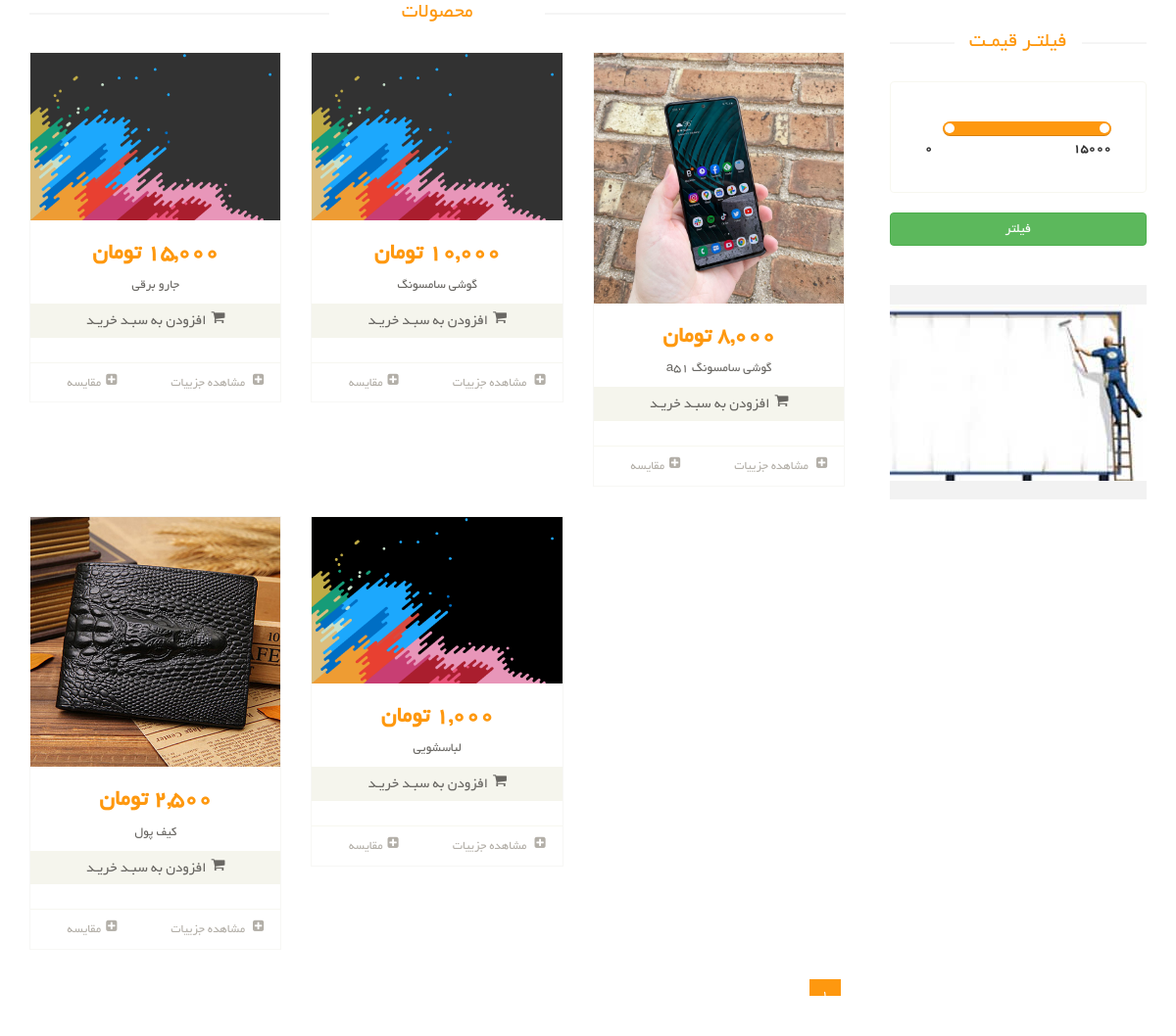
Before: /products/ with the older database file.
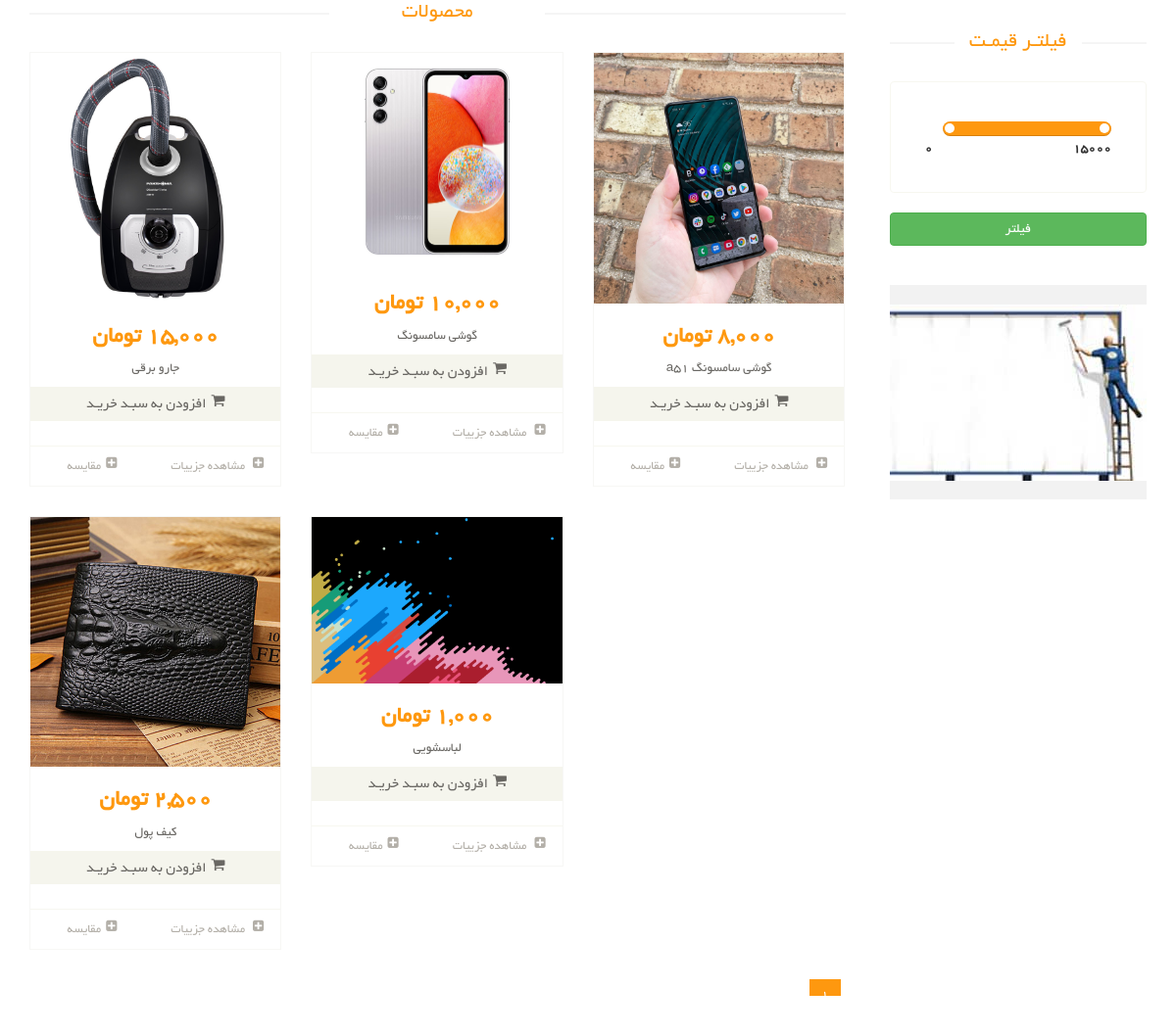
After: the same page with the newer database file.
### product_module/models.py (models this page shows, shortened)
class Product(models.Model):
    title = models.CharField(max_length=300, verbose_name='نام محصول')
    category = models.ManyToManyField(ProductCategory, related_name='product_categories', verbose_name='دسته بندی ها')
    image = models.ImageField(upload_to='images/products', null=True, blank=True, verbose_name='تصویر محصول')
    brand = models.ForeignKey(ProductBrand, on_delete=models.CASCADE, verbose_name='برند', null=True, blank=True)
    price = models.IntegerField(verbose_name='قیمت')
    short_description = models.CharField(max_length=360, db_index=True, null=True, verbose_name='توضیحات کوتاه')
    description = models.TextField(verbose_name='توضیحات اصلی', db_index=True)
    slug = models.SlugField(default="", null=False, db_index=True, blank=True, max_length=200, unique=True, verbose_name='عنوان در url')
    is_active = models.BooleanField(default=False, verbose_name='فعال / غیرفعال')
    is_delete = models.BooleanField(verbose_name='حذف شده / نشده')
    def get_absolute_url(self):
        return reverse('product-detail', args=[self.slug])
    class Meta:
        verbose_name = 'محصول'
        verbose_name_plural = 'محصولات'

### site_module/models.py (models this page shows, shortened)
class SiteBanner(models.Model):
    class SiteBannerPositions(models.TextChoices):
        product_list = 'product_list', 'صفحه لیست محصولات',
        product_detail = 'product_detail', 'صفحه ی جزییات محصولات',
        about_us = 'about_us', 'درباره ما'
    title = models.CharField(max_length=200, verbose_name='عنوان بنر')
    url = models.URLField(max_length=400, null=True, blank=True, verbose_name='آدرس بنر')
    image = models.ImageField(upload_to='images/banners', verbose_name='تصویر بنر')
    is_active = models.BooleanField(verbose_name='فعال / غیرفعال')
    position = models.CharField(max_length=200, choices=SiteBannerPositions.choices, verbose_name='جایگاه نمایشی')
    class Meta:
        verbose_name = 'بنر تبلیغاتی'
        verbose_name_plural = 'بنرهای تبلیغاتی'

### product_module/views.py (the view)
# urls.py: path('', views.ProductListView.as_view(), name='product-list'),
class ProductListView(ListView):
    template_name = 'product_module/product_list.html'
    model = Product
    context_object_name = 'products'
    ordering = ['-price']
    paginate_by = 6
    def get_context_data(self, *, object_list=None, **kwargs):
        context = super(ProductListView, self).get_context_data()
        query = Product.objects.all()
        product: Product = query.order_by('-price').first()
        db_max_price = product.price if product is not None else 0
        context['db_max_price'] = db_max_price
        context['start_price'] = self.request.GET.get('start_price') or 0
        context['end_price'] = self.request.GET.get('end_price') or db_max_price
        context['banners'] = SiteBanner.objects.filter(is_active=True, position__iexact=SiteBanner.SiteBannerPositions.product_list)
        return context
    def get_queryset(self):
        query = super(ProductListView, self).get_queryset()
        category_name = self.kwargs.get('cat')
        brand_name = self.kwargs.get('brand')
        request: HttpRequest = self.request
        start_price = request.GET.get('start_price')
        end_price = request.GET.get('end_price')
        if start_price is not None:
            query = query.filter(price__gte=start_price)
        if end_price is not None:
            query = query.filter(price__lte=end_price)
        if brand_name is not None:
            query = query.filter(brand__url_title__iexact=brand_name)
        if category_name is not None:
            query = query.filter(category__url_title__iexact=category_name)
        return query

### polls/templatetags/poll_extras.py (called while the page is built)
@register.filter(name='three_digits_currency')
def three_digits_currency(value: int):
    return '{:,}'.format(value) + ' تومان'

### product_module/templates/product_module/product_list.html (shortened to what this page needs)
{% extends 'shared/_layout.html' %}
{% load thumbnail %}
{% load render_partial %}
{% block content %}
    <section>
        <div class="container">
            <div class="row">
                <div class="col-sm-9 padding-right">
                    {% if products %}
                        <div class="features_items">
                            <h2 class="title text-center">محصولات</h2>
                            {% for product in products %}
                                {% include 'includes/product_item_partial.html' with product=product col_size=4 %}
                            {% endfor %}
                            <div class="clearfix"></div>
                            <ul class="pagination">
                                {% for pageNumber in paginator.page_range %}
                                    <li class="{% if page_obj.number == pageNumber %} active {% endif %}">
                                        <a class="cursor-pointer"
                                           onclick="fillPage({{ pageNumber }})">{{ pageNumber }}</a>
                                    </li>
                                {% endfor %}
                            </ul>
                        </div>
                    {% else %}
                        <div class="alert alert-warning">
                            <p>هیچ محصولی یافت نشد</p>
                        </div>
                    {% endif %}
                </div>
                <div class="col-sm-3">
                    <div class="left-sidebar">
                        <div class="price-range">
                            <h2>فیلتـر قیمـت</h2>
                            <div class="well">
                                <br/>
                                <b>{{ db_max_price }}</b> <b class="pull-left">0</b>
                            </div>
                        </div>
                        <div>
                            <button class="btn btn-success btn-block" onclick="filterProducts()">فیلتر</button>
                        </div>
                        <div class="shipping text-center">
                            {% for banner in banners %}
                                <a href="{{ banner.url }}">
                                    <img src="{{ banner.image.url }}" alt="">
                                </a>
                            {% endfor %}
                            <br>
                            <br>
                        </div>
                    </div>
                </div>
            </div>
        </div>
    </section>
{% endblock %}

### templates/shared/_layout.html (shortened to what this page needs)
{% load render_partial %}
<!DOCTYPE html>
<html lang="en">
<head>
    {% include 'shared/header_references.html' %}
</head>
<body>
{% block content %}{% endblock %}
</body>
</html>

### templates/shared/header_references.html (shortened to what this page needs)
<link href="/static/css/bootstrap.min.css" rel="stylesheet">
<link href="/static/css/font-awesome.min.css" rel="stylesheet">
<link href="/static/css/prettyPhoto.css" rel="stylesheet">
<link href="/static/css/price-range.css" rel="stylesheet">
<link href="/static/css/animate.css" rel="stylesheet">
<link href="/static/css/main.css" rel="stylesheet">
<link href="/static/css/responsive.css" rel="stylesheet">
<link href="/static/css/custom.css" rel="stylesheet">

### product_module/templates/includes/product_item_partial.html (shortened to what this page needs)
{% load thumbnail %}
{% load poll_extras %}
<div class="col-sm-{{ col_size }}">
    <div class="product-image-wrapper">
        <div class="single-products">
            <div class="productinfo text-center">
                {% if product.image %}
                    {% thumbnail product.image "268x250" quality=90 crop='center' as im %}
                        <img src="{{ im.url }}">
                    {% endthumbnail %}
                {% else %}
                    <img src="/static/images/shop/product.jpg" alt="">
                {% endif %}
                <h2>{{ product.price|three_digits_currency }}</h2>
                <p>{{ product.title }}</p>
                <a href="#" class="btn btn-default add-to-cart"><i
                        class="fa fa-shopping-cart"></i>افزودن به سبـد خریـد</a>
            </div>
            <div class="product-overlay">
                <div class="overlay-content">
                </div>
            </div>
        </div>
        <div class="choose">
            <ul class="nav nav-pills nav-justified">
                <li>
                    <a href="{{ product.get_absolute_url }}">
                        <i class="fa fa-plus-square"></i>
                        مشاهده جزییات
                    </a>
                </li>
                <li>
                    <a href=""><i class="fa fa-plus-square"></i>مقایسه</a>
                </li>
            </ul>
        </div>
    </div>
</div>

### static/css/main.css (style rules this page uses)
body { font-family: 'BYekan'; font-size: 10pt; position: relative; font-weight: normal; direction: rtl; }
ul li { list-style: none; }
a { -webkit-transition: 300ms; -moz-transition: 300ms; -o-transition: 300ms; transition: 300ms; }
h1, h2, h3, h4, h5, h6 { font-family: 'BYekan', sans-serif; }
.left-sidebar h2, .brands_products h2 { color: #FE980F; font-family: 'BYekan', sans-serif; font-size: 16pt; font-weight: 400; margin: 0 0 30px auto; text-align: center; text-transform: uppercase; position: relative; z-index: 3; }
.left-sidebar h2:after, h2.title:after { content: " "; position: absolute; border: 1px solid #f5f5f5; bottom: 8px; right: 0; width: 100%; height: 0; z-index: -2; }
.left-sidebar h2:before { content: " "; position: absolute; background: #fff; bottom: -6px; width: 130px; height: 30px; z-index: -1; right: 50%; margin-right: -65px; }
h2.title:before { content: " "; position: absolute; background: #fff; bottom: -6px; width: 220px; height: 30px; z-index: -1; right: 50%; margin-right: -110px; }
.shipping { background-color: #F2F2F2; margin-top: 40px; overflow: hidden; padding-top: 20px; position: relative; }
.price-range { margin-top: 30px; }
.well { background-color: #FFFFFF; border: 1px solid #F7F7F0; border-radius: 4px; box-shadow: none; margin-bottom: 20px; min-height: 20px; padding: 35px; }
.padding-right { padding-left: 0; }
.features_items { overflow: hidden; }
h2.title { color: #FE980F; font-family: 'BYekan', sans-serif; font-size: 16pt; font-weight: 400; margin: 0 15px; text-transform: uppercase; margin-bottom: 30px; position: relative; }
.product-image-wrapper { border: 1px solid #F7F7F5; overflow: hidden; margin-bottom: 30px; }
.single-products { position: relative; }
.productinfo h2 { color: #FE980F; font-family: 'BYekan', sans-serif; font-size: 24px; font-weight: 700; }
.productinfo p { font-family: 'BYekan', sans-serif; font-size: 10pt; font-weight: 400; color: #696763; }
.productinfo img { width: 100%; }
.productinfo { position: relative; }
.product-overlay { background: #FE980F; top: 0; display: none; height: 0; position: absolute; transition: height 500ms ease 0s; width: 100%; display: block; }
.product-overlay .overlay-content { bottom: 0; position: absolute; bottom: 0; text-align: center; width: 100%; }
.add-to-cart { background: #F5F5ED; border: 0 none; border-radius: 0; color: #696763; font-family: 'BYekan', sans-serif; font-size: 15px; width: 100%; margin-bottom: 25px; }
.add-to-cart i { margin-left: 5px; }
.choose { border-top: 1px solid #F7F7F0; }
.choose ul li a { color: #B3AFA8; font-family: 'BYekan', sans-serif; font-size: 13px; padding-left: 0; padding-right: 0; }
.choose ul li a i { margin-left: 5px; }
.pagination { display: inline-block; margin-bottom: 25px; margin-top: 0; padding-right: 15px; }
.pagination li:first-child a, .pagination li:first-child span { border-bottom-left-radius: 0; border-top-left-radius: 0; margin-left: 0; }
.pagination li:last-child a, .pagination li:last-child span { border-bottom-right-radius: 0; border-top-right-radius: 0; }
.pagination .active a, .pagination .active span, .pagination .active a:hover, .pagination .active span:hover, .pagination .active a:focus, .pagination .active span:focus { background-color: #FE980F; border-color: #FE980F; color: #FFFFFF; cursor: default; z-index: 2; }
.pagination li a, .pagination li span { background-color: #f0f0e9; border: 0; float: left; line-height: 1.42857; margin-left: -1px; padding: 6px 12px; position: relative; text-decoration: none; margin-right: 5px; color: #000; }

### static/css/custom.css (style rules this page uses)
ul { padding-right: 0; }
.cursor-pointer { cursor: pointer !important; }

Changed rows visible on the page:
changed Product "15,000 تومان": image: a different picture
changed Product "10,000 تومان": image: a different picture
